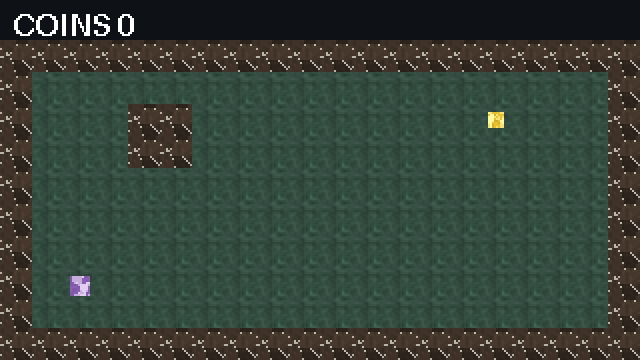
#> input picture examples/showcase-web/preview/frames/frame_00.png, 640 x 360 px; its folder holds only this picture in this run
$ python sprite_rotate.py ../examples/showcase-web/preview/frames/frame_00.png --out out --angle 1.0   (older library calls are emulated)
#> lines starting #> are read from the running program, lines starting #| are printed output that depends on the picture
### lib/gst_read.py
"""Validated asset readers for the kit.

Bad or truncated input raises ``GstInputError`` with a specific message
(for example ``WAV fmt chunk missing`` or ``GLB chunk length exceeds file``).
``install_guards()`` wraps ``json.load`` / ``json.loads``, ``PIL.Image.open``,
``wave.open``, ``xml.etree.ElementTree.parse`` and text-mode ``open`` so tools
that call those libraries directly also raise ``GstInputError`` instead of a
raw decoder exception. ``cli_error.run`` installs the guards.
"""
from __future__ import annotations

import csv
import io
import json
import os
import struct
import wave
import xml.etree.ElementTree as ET

from gst_errors import GstInputError

_GUARDS_INSTALLED = False


# ---------------------------------------------------------------------------
# primitives
# ---------------------------------------------------------------------------

# [36 lines left out: functions open_text, parse_json_bytes, load_json, require_object, not called in this run]


# Stay under the fuzz child's 512 MiB address-space cap for RGBA
# (Pillow's default is ~179e6 pixels, which is over 512 MiB at 4 bytes/pixel).
DEFAULT_MAX_IMAGE_PIXELS = 64_000_000

# Decoder failures we wrap into GstInputError (plus DecompressionBombError by name).
_IMAGE_DECODER_EXC = (OSError, ValueError, SyntaxError, struct.error, EOFError, IndexError, MemoryError)


# [350 lines left out: functions _image_input_error, open_image, parse_xml, _wav_error_message, open_wav, read_wav_frames and 11 more, not called in this run]


# ---------------------------------------------------------------------------
# library guards (installed by cli_error.run)
# ---------------------------------------------------------------------------

def _guard_json():
    _load, _loads = json.load, json.loads

    # [18 lines left out: functions load, loads, not called in this run]

    json.load = load
    json.loads = loads


def _guard_image():
    try:
        from PIL import Image, ImageFile, UnidentifiedImageError
    except ImportError:
        return
    if getattr(Image, "MAX_IMAGE_PIXELS", None) is None or Image.MAX_IMAGE_PIXELS > DEFAULT_MAX_IMAGE_PIXELS:
        Image.MAX_IMAGE_PIXELS = DEFAULT_MAX_IMAGE_PIXELS
    _open = Image.open
    _img_load = ImageFile.ImageFile.load
    _seek = getattr(Image.Image, "seek", None)

    def open_img(*args, **kwargs):
        try:
            return _open(*args, **kwargs)
        except UnidentifiedImageError as e:
            raise GstInputError("image could not be identified") from e
        except GstInputError:
            raise
        except _IMAGE_DECODER_EXC as e:
            _image_input_error(e)
        except Exception as e:
            if type(e).__name__ == "DecompressionBombError":
                _image_input_error(e)
            raise

    def load_img(self, *args, **kwargs):
        try:
            return _img_load(self, *args, **kwargs)
        except GstInputError:
            raise
        except _IMAGE_DECODER_EXC as e:
            _image_input_error(e)
        except Exception as e:
            if type(e).__name__ == "DecompressionBombError":
                _image_input_error(e)
            raise

    # [14 lines left out: function seek_img, not called in this run]

    Image.open = open_img
    ImageFile.ImageFile.load = load_img
    if _seek is not None:
        Image.Image.seek = seek_img


def _guard_wave():
    _open = wave.open

    # [11 lines left out: function open_w, not called in this run]

    wave.open = open_w


def _guard_et():
    _parse = ET.parse
    _fromstring = ET.fromstring

    # [11 lines left out: functions parse, fromstring, not called in this run]

    ET.parse = parse
    ET.fromstring = fromstring
    # XML is an alias of fromstring in some versions
    if getattr(ET, "XML", None) is _fromstring or getattr(ET, "XML", None) is ET.fromstring:
        ET.XML = fromstring


def _guard_text_open():
    import builtins
    _open = builtins.open

    class _GuardedTextFile:
        def __init__(self, fh):
            self._fh = fh

        def read(self, *a, **k):
            try:
                return self._fh.read(*a, **k)
            except UnicodeDecodeError as e:
                raise GstInputError("file is not valid UTF-8") from e

        def readline(self, *a, **k):
            try:
                return self._fh.readline(*a, **k)
            except UnicodeDecodeError as e:
                raise GstInputError("file is not valid UTF-8") from e

        def readlines(self, *a, **k):
            try:
                return self._fh.readlines(*a, **k)
            except UnicodeDecodeError as e:
                raise GstInputError("file is not valid UTF-8") from e

        def __iter__(self):
            try:
                for line in self._fh:
                    yield line
            except UnicodeDecodeError as e:
                raise GstInputError("file is not valid UTF-8") from e

        def __enter__(self):
            self._fh.__enter__()
            return self

        def __exit__(self, *exc):
            return self._fh.__exit__(*exc)

        def __getattr__(self, name):
            return getattr(self._fh, name)

    def open_guarded(file, mode="r", *args, **kwargs):
        fh = _open(file, mode, *args, **kwargs)
        mode_s = str(mode) if mode is not None else "r"
        if "b" not in mode_s and "r" in mode_s:
            return _GuardedTextFile(fh)
        return fh

    builtins.open = open_guarded


def install_guards():
    """Wrap stdlib / Pillow decoders so they raise GstInputError. Idempotent."""
    global _GUARDS_INSTALLED
    if _GUARDS_INSTALLED:
        return
    _GUARDS_INSTALLED = True
    _guard_json()
    _guard_image()
    _guard_wave()
    _guard_et()
    _guard_text_open()

### lib/safe_out.py
"""Shared overwrite guard for gamestudio-tools.

A tool may overwrite an input file only when the user passes --in-place.
Import with:

    sys.path.insert(0, os.path.join(os.path.dirname(os.path.abspath(__file__)), "..", "lib"))
    import safe_out
"""
import os

MSG = "refusing to overwrite the input; pick a different output path or pass --in-place"


def same_path(a, b):
    if not a or not b:
        return False
    try:
        return os.path.abspath(a) == os.path.abspath(b)
    except (TypeError, ValueError, OSError):
        return False


def check(src, dest, in_place=False, what="input"):
    """Raise SystemExit if dest is src and --in-place was not given. Returns dest."""
    if dest and src and same_path(src, dest) and not in_place:
        raise SystemExit(f"refusing to overwrite the {what}; pick a different output path or pass --in-place")
    return dest


# [4 lines left out: function check_any, not called in this run]


def add_flag(ap, **kwargs):
    ap.add_argument("--in-place", action="store_true",
                    help="allow overwriting the input file", **kwargs)
    return ap

### lib/cli_error.py
"""One-line error wrapper for tool entry points.

Tools must exit 0, 1 or 2 and must not print a Python traceback. Wrap the
`main` function:

    if __name__ == "__main__":
        sys.path.insert(0, os.path.join(os.path.dirname(os.path.abspath(__file__)), "..", "lib"))
        import cli_error
        sys.exit(cli_error.run(main))

`run` catches every Exception (not SystemExit or KeyboardInterrupt), prints a
single line (`TypeName: first line of the message`, truncated) to stderr, and
returns 1. argparse usage errors still exit 2.

GST_DEBUG=1 re-raises the exception so the full traceback is visible (used by
the fuzz classifier and by developers). GstInputError from shared readers is a
validated input failure, not a generic-wrapper hit.
"""
from __future__ import annotations

import os, sys

LIMIT = 240


def debug_enabled() -> bool:
    v = os.environ.get("GST_DEBUG", "")
    return v not in ("", "0", "false", "False", "no", "NO")


# [16 lines left out: functions format_error, _is_input_error, not called in this run]


def run(main, argv=None) -> int:
    try:
        from gst_read import install_guards
        install_guards()
    except ImportError:
        pass
    try:
        rc = main() if argv is None else main(argv)
        if rc is None:
            return 0
        if isinstance(rc, int):
            return rc
        print(rc, file=sys.stderr)
        return 1
    except SystemExit as e:
        if e.code is None:
            return 0
        if isinstance(e.code, int):
            return e.code
        print(e.code, file=sys.stderr)
        return 1
    except KeyboardInterrupt:
        print("KeyboardInterrupt", file=sys.stderr)
        return 130
    except Exception as e:
        if debug_enabled():
            raise
        print(format_error(e), file=sys.stderr)
        # 1 = validated input error or generic wrapper; callers inspect the type
        # name on stderr. GstInputError is printed as "GstInputError: ...".
        return 1

### sprite-rotate/sprite_rotate.py
#!/usr/bin/env python3
"""sprite-rotate: rotate sprites by 90/180/270 degrees exactly, or by an arbitrary
angle with nearest-neighbour sampling. 90-degree steps use a lossless transpose;
other angles expand the canvas to fit unless `--keep-size` pads/crops back to the
original size. When an atlas JSON is given (`--atlas` or a `.json` input), the
packed sheet and every frame rect / sourceSize are rewritten (90/180/270 only).
Folders or files in; writes `-o` (file or directory). Alpha is kept. The input
is never overwritten unless `--in-place`.
"""
import argparse, os, json, sys

from PIL import Image

sys.path.insert(0, os.path.join(os.path.dirname(os.path.abspath(__file__)), "..", "lib"))
import safe_out, atlas_json  # noqa: E402

EXACT = {90: Image.Transpose.ROTATE_90, 180: Image.Transpose.ROTATE_180, 270: Image.Transpose.ROTATE_270}


def collect(paths):
    """Image files or folders of images. `.json` atlas paths are skipped (handled separately)."""
    out = []
    for p in paths:
        if os.path.isdir(p):
            out.extend(sorted(os.path.join(p, f) for f in os.listdir(p)
                              if f.lower().endswith((".png", ".webp", ".gif", ".bmp", ".tif", ".tiff"))))
        elif os.path.isfile(p):
            if p.lower().endswith(".json"):
                continue
            out.append(p)
        else:
            raise SystemExit(f"not a file or folder: {p}")
    return out


def split_inputs(paths, atlas_flag):
    atlases = []
    others = []
    for p in paths:
        if os.path.isfile(p) and p.lower().endswith(".json"):
            atlases.append(p)
        else:
            others.append(p)
    if atlas_flag:
        atlases.append(atlas_flag)
    # unique, preserve order
    seen = set()
    uniq = []
    for p in atlases:
        ap = os.path.abspath(p)
        if ap not in seen:
            seen.add(ap)
            uniq.append(p)
    return others, uniq


def dest_of(src, outdir, suffix, out_file):
    if out_file:
        return out_file
    stem, ext = os.path.splitext(os.path.basename(src))
    return os.path.join(outdir, f"{stem}{suffix}{ext}")


def rotate_image(im, angle, keep_size):
    im = im.convert("RGBA")
    a = angle % 360
    nearest = min(EXACT, key=lambda k: min((a - k) % 360, (k - a) % 360)) if a else 0
    dist = min((a - nearest) % 360, (nearest - a) % 360) if a else 0
    if a == 0:
        out = im
    elif dist < 1e-9 and nearest in EXACT:
        out = im.transpose(EXACT[nearest])
    else:
        out = im.rotate(-a, resample=Image.Resampling.NEAREST, expand=not keep_size, fillcolor=(0, 0, 0, 0))
    if keep_size and out.size != im.size:
        canvas = Image.new("RGBA", im.size, (0, 0, 0, 0))
        x = (im.size[0] - out.size[0]) // 2
        y = (im.size[1] - out.size[1]) // 2
        canvas.paste(out, (x, y), out)
        out = canvas
    return out


def process_atlas(atlas_path, image_override, dest_image, dest_atlas, angle, keep_size, in_place):
    data, items, _kind = atlas_json.load(atlas_path)
    src_img = atlas_json.image_path(atlas_path, data, image_override)
    if not os.path.isfile(src_img):
        raise SystemExit(f"atlas image not found: {src_img}")
    safe_out.check(src_img, dest_image, in_place)
    safe_out.check(atlas_path, dest_atlas, in_place)
    if keep_size and atlas_json.exact_angle(angle) in (90, 270):
        raise SystemExit("packed atlas rewrite cannot use --keep-size with a 90/270 rotation (the sheet swaps sides)")
    im = Image.open(src_img)
    out = rotate_image(im, angle, keep_size)
    data2, _items, nw, nh = atlas_json.rewrite_rotate(data, items, angle, im.size[0], im.size[1])
    # rewrite_rotate already used the pre-rotation sheet size; dest image must match
    if out.size != (nw, nh) and atlas_json.exact_angle(angle) is not None and not keep_size:
        raise SystemExit(f"internal size mismatch: image {out.size} vs atlas {(nw, nh)}")
    os.makedirs(os.path.dirname(os.path.abspath(dest_image)) or ".", exist_ok=True)
    out.save(dest_image)
    # if the sheet was written under a new basename, point meta.image at it
    meta = dict(data2.get("meta") or {})
    meta["image"] = os.path.basename(dest_image)
    data2["meta"] = meta
    atlas_json.save(dest_atlas, data2)
    return {"atlas": atlas_path, "image": src_img, "out_image": dest_image, "out_atlas": dest_atlas,
            "in_size": list(im.size), "out_size": list(out.size), "frames": len(items)}


def main(argv=None):
    ap = argparse.ArgumentParser(description="Rotate sprites 90/180/270 or by an arbitrary angle (nearest-neighbour). Rewrites an atlas JSON when given.")
    ap.add_argument("inputs", nargs="+")
    ap.add_argument("-o", "--out", required=True, help="output file (single input) or directory")
    ap.add_argument("--angle", type=float, required=True, help="degrees, counter-clockwise (90/180/270 are exact)")
    ap.add_argument("--keep-size", action="store_true",
                    help="pad/crop back to the original canvas (default: expand to fit)")
    ap.add_argument("--atlas", help="atlas-pack / TexturePacker JSON to rewrite with the sheet")
    ap.add_argument("--atlas-out", help="output atlas JSON (default: next to the output image, same stem)")
    ap.add_argument("--suffix", default="")
    ap.add_argument("--json")
    safe_out.add_flag(ap)
    a = ap.parse_args(argv)
    others, atlases = split_inputs(a.inputs, a.atlas)
    paths = collect(others)
    recs = []
    atlas_recs = []

    if atlases:
        # When an atlas is given, the associated sheet is the primary output.
        # Loose images in the same invocation are still rotated independently.
        if len(atlases) > 1 and a.atlas_out:
            sys.exit("--atlas-out is only valid for a single atlas")
        for apath in atlases:
            data, _items, _k = atlas_json.load(apath)
            src_img = atlas_json.image_path(apath, data, None)
            # if the sheet was also listed as an input, don't process it twice as a loose image
            paths = [p for p in paths if os.path.abspath(p) != os.path.abspath(src_img)]
            out_is_dir = os.path.isdir(a.out) or len(atlases) > 1 or not a.out.lower().endswith(
                (".png", ".webp", ".gif", ".bmp", ".tif", ".tiff"))
            if out_is_dir:
                os.makedirs(a.out, exist_ok=True)
                dest_image = dest_of(src_img, a.out, a.suffix, None)
            else:
                dest_image = a.out
            dest_atlas = a.atlas_out or os.path.splitext(dest_image)[0] + os.path.splitext(apath)[1]
            if a.json:
                safe_out.check(apath, a.json, a.in_place)
            atlas_recs.append(process_atlas(apath, None, dest_image, dest_atlas, a.angle, a.keep_size, a.in_place))

    if paths:
        out_is_dir = (os.path.isdir(a.out) or len(paths) > 1
                      or not a.out.lower().endswith((".png", ".webp", ".gif", ".bmp", ".tif", ".tiff")))
        if out_is_dir:
            os.makedirs(a.out, exist_ok=True)
            out_file, outdir = None, a.out
        else:
            out_file, outdir = a.out, None
            if len(paths) > 1:
                sys.exit("-o as an image path is only valid for a single input; pass a directory")
        for p in paths:
            dest = dest_of(p, outdir or os.path.dirname(os.path.abspath(out_file)), a.suffix, out_file)
            safe_out.check(p, dest, a.in_place)
            if a.json:
                safe_out.check(p, a.json, a.in_place)
            im = Image.open(p)
#> in open_img, returned value is the input picture: PIL image 640x360 RGBA; mean R, G, B, A 53.7, 66.4, 57.2, 255
            out = rotate_image(im, a.angle, a.keep_size)
#> in rotate_image, `out = im.rotate(-a, resample=Image.Resampling.NEAREST, expand=not keep..`:
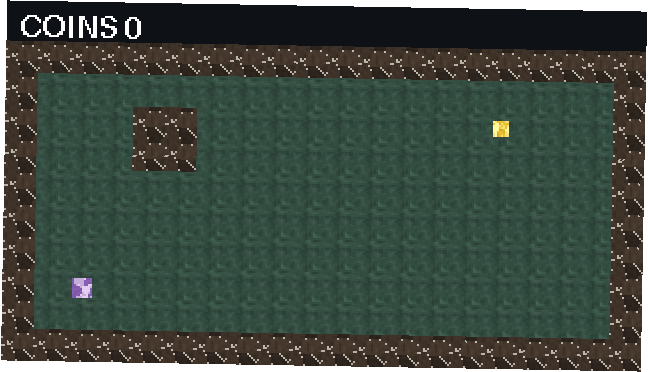
#> out: PIL image 648x372 RGBA; mean R, G, B, A 51.3, 63.5, 54.6, 243.7; transparent parts drawn white
            os.makedirs(os.path.dirname(os.path.abspath(dest)) or ".", exist_ok=True)
            out.save(dest)
            recs.append({"file": p, "out": dest, "in_size": list(im.size), "out_size": list(out.size), "angle": a.angle})

    if not recs and not atlas_recs:
        raise SystemExit("no images or atlas JSON found")
    if a.json:
        os.makedirs(os.path.dirname(os.path.abspath(a.json)) or ".", exist_ok=True)
        json.dump({"files": recs, "atlases": atlas_recs, "angle": a.angle}, open(a.json, "w"), indent=2)
    n = len(recs) + len(atlas_recs)
    print(f"{n} item(s) rotated {a.angle:g} deg -> {a.out}")
    return 0


if __name__ == "__main__":
    sys.path.insert(0, os.path.join(os.path.dirname(os.path.abspath(__file__)), "..", "lib"))
    import cli_error
    sys.exit(cli_error.run(main))
#| 1 item(s) rotated 1 deg -> out
#> (the program exits here)
